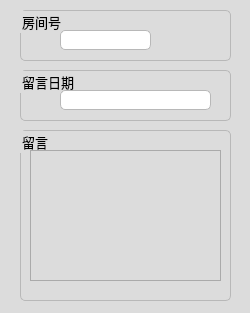
<?xml version="1.0" encoding="UTF-8"?>
<ui version="4.0">
 <class>superPage5Detail</class>
 <widget class="QWidget" name="superPage5Detail">
  <property name="geometry">
   <rect>
    <x>0</x>
    <y>0</y>
    <width>250</width>
    <height>313</height>
   </rect>
  </property>
  <property name="windowTitle">
   <string>Form</string>
  </property>
  <property name="styleSheet">
   <string notr="true">QWidget
{
	background-color: rgb(220, 220, 220);
}
QLabel#lab_Ico,QLabel#lab_Title{
	border-radius:0px;
	color: #F0F0F0;
	background-color:rgba(0,0,0,0);
	border-style:none;
}

QLineEdit {
	border: 1px solid #B8B8B8;
	border-radius: 5px;
	padding: 2px;
	background: none;
	selection-background-color: #454648;
}

QLineEdit[echoMode=&quot;2&quot;] { 
	lineedit-password-character: 9679; 
}

.QGroupBox{
	border: 1px solid #B8B8B8;
	border-radius: 5px;
}

/*提示标题*/
.QToolTip
{
    background: #f6f5ec;        /*背景颜色*/
    opacity:255;                /*透明度*/
    border: 1px solid #130c0e;  /*边框宽度样式及颜色*/
    color:#130c0e;              /*字体颜色*/
}
.QPushButton{
	border-style: none;
	border: 0px;
	color: #F0F0F0;
	padding: 5px;	
	border-radius:5px;
	background: qlineargradient(spread:pad, x1:0, y1:0, x2:0, y2:1, stop:0 #454648, stop:1 #7A7A7A); 
}

.QPushButton[focusPolicy=&quot;0&quot;] {
	border-style: none;
	border: 0px;
	color: #F0F0F0;
	padding: 0px;	
	min-height: 10px;
	border-radius:3px;
	background: qlineargradient(spread:pad, x1:0, y1:0, x2:0, y2:1, stop:0 #454648, stop:1 #7A7A7A); 
}

.QPushButton:hover{ 
	background: qlineargradient(spread:pad, x1:0, y1:0, x2:0, y2:1, stop:0 #B8B8B8, stop:1 #D6D6D6);
}

.QPushButton:pressed{ 
	background: qlineargradient(spread:pad, x1:0, y1:0, x2:0, y2:1, stop:0 #454648, stop:1 #7A7A7A);
}

QPushButton#btnMenu,QPushButton#btnMenu_Min,QPushButton#btnMenu_Max,QPushButton#btnMenu_Close{
	border-radius:0px;
	color: #F0F0F0;
	background-color:rgba(0,0,0,0);
	border-style:none;
}

QPushButton#btnMenu:hover,QPushButton#btnMenu_Min:hover,QPushButton#btnMenu_Max:hover{
	background-color: qlineargradient(spread:pad, x1:0, y1:1, x2:0, y2:0, stop:0 rgba(25, 134, 199, 0), stop:1 #B8B8B8);
}

QPushButton#btnMenu_Close:hover{
	background-color: qlineargradient(spread:pad, x1:0, y1:1, x2:0, y2:0, stop:0 rgba(238, 0, 0, 128), stop:1 rgba(238, 44, 44, 255));
}

QCheckBox {
	spacing: 2px; 
}

QCheckBox::indicator {
	width: 20px;
	height: 20px;
}

QCheckBox::indicator:unchecked {
	image: url(:/qss/clientcss/checkbox_unchecked.png);
}

QCheckBox::indicator:checked {
	image: url(:/qss/clientcss/checkbox_checked.png); 
}

QRadioButton {
	spacing: 2px;
}

QRadioButton::indicator {
	width: 15px; 
	height: 15px; 
}

QRadioButton::indicator::unchecked {
	image: url(:/qss/clientcss/radio_normal.png); 
}

QRadioButton::indicator::checked {
	image: url(:/qss/clientcss/radio_selected.png); 
}

QComboBox,QDateEdit{
	border-radius: 3px;
	padding: 1px 10px 1px 5px;
	border: 1px solid #B8B8B8;
}

QComboBox::drop-down,QDateEdit::drop-down {
	subcontrol-origin: padding;
	subcontrol-position: top right;
	width: 15px; 
	border-left-width: 1px;
	border-left-style: solid;
	border-top-right-radius: 3px;
	border-bottom-right-radius: 3px;
	border-left-color: #B8B8B8;
}

QComboBox::down-arrow,QDateEdit::down-arrow {
	image: url(:/qss/clientcss/array_down.png); 
}</string>
  </property>
  <widget class="QGroupBox" name="groupBox">
   <property name="geometry">
    <rect>
     <x>20</x>
     <y>10</y>
     <width>211</width>
     <height>51</height>
    </rect>
   </property>
   <property name="font">
    <font>
     <family>微软雅黑</family>
     <pointsize>10</pointsize>
    </font>
   </property>
   <property name="title">
    <string>房间号</string>
   </property>
   <widget class="QLineEdit" name="roomid_lineEdit">
    <property name="enabled">
     <bool>false</bool>
    </property>
    <property name="geometry">
     <rect>
      <x>40</x>
      <y>20</y>
      <width>91</width>
      <height>20</height>
     </rect>
    </property>
   </widget>
  </widget>
  <widget class="QGroupBox" name="groupBox_2">
   <property name="geometry">
    <rect>
     <x>20</x>
     <y>70</y>
     <width>211</width>
     <height>51</height>
    </rect>
   </property>
   <property name="font">
    <font>
     <family>微软雅黑</family>
     <pointsize>10</pointsize>
    </font>
   </property>
   <property name="title">
    <string>留言日期</string>
   </property>
   <widget class="QLineEdit" name="date_lineEdit">
    <property name="enabled">
     <bool>false</bool>
    </property>
    <property name="geometry">
     <rect>
      <x>40</x>
      <y>20</y>
      <width>151</width>
      <height>20</height>
     </rect>
    </property>
   </widget>
  </widget>
  <widget class="QGroupBox" name="groupBox_3">
   <property name="geometry">
    <rect>
     <x>20</x>
     <y>130</y>
     <width>211</width>
     <height>171</height>
    </rect>
   </property>
   <property name="font">
    <font>
     <family>微软雅黑</family>
     <pointsize>10</pointsize>
    </font>
   </property>
   <property name="title">
    <string>留言</string>
   </property>
   <widget class="QTextBrowser" name="textBrowser">
    <property name="geometry">
     <rect>
      <x>10</x>
      <y>20</y>
      <width>191</width>
      <height>131</height>
     </rect>
    </property>
   </widget>
  </widget>
 </widget>
 <resources/>
 <connections/>
</ui>
